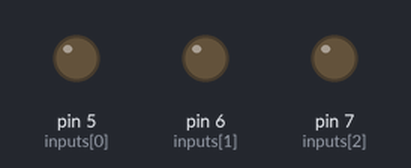
This sketch was run on a simulated Arduino Uno, built with avr-gcc and run on an emulated ATmega328P. Shown: output pins drawn as LEDs (lit = HIGH).

Above: at 1.0 s.
At 5.0 s:
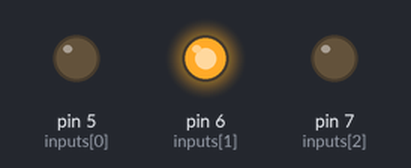
At 7.0 s:
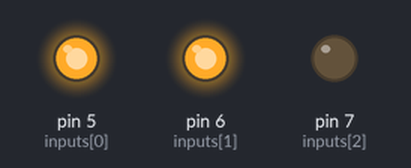
At 9.0 s:
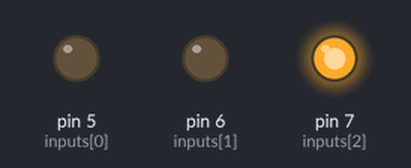
At 13.0 s:
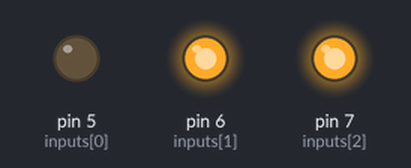
At 19.0 s:
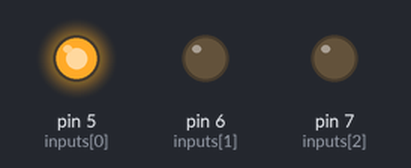
Timing chart, 0 to 20.8 s (numbered marks = the images above):
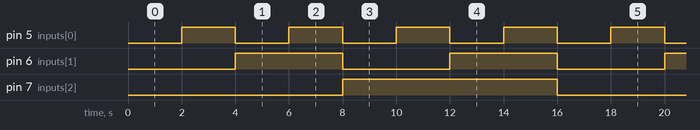

The sketch:

BinaryNand.ino
```cpp
const int bytes = 3;
const int inputs[bytes] = {5, 6, 7};
byte counter = 0;

void setup() {
  for (int i = 0; i < bytes; i++) {
    pinMode(inputs[i], OUTPUT);
  }
}

void loop() {
  for (int i = 0; i < bytes; i++) {
    digitalWrite(inputs[i], bitRead(counter, i));
  }
  counter++;
  delay(2000);
}
```

Measured:
- by itself, pin 5 (inputs[0]): alternates HIGH for 2.0 s and LOW for 2.0 s
- by itself, pin 6 (inputs[1]): alternates HIGH for 4.0 s and LOW for 4.0 s
- by itself, pin 7 (inputs[2]): alternates HIGH for 8.0 s and LOW for 8.0 s
